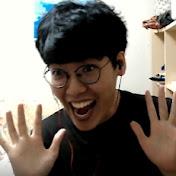
#> input picture Ggol.jpg, 176 x 176 px
$ python mopology.py
#> lines starting #> are read from the running program, lines starting #| are printed output that depends on the picture; after the words box and inside, x2 and y2 are one past the last pixel; in counts of white or black regions, pixels touching at a corner belong together
import cv2 as cv
import numpy as np
import matplotlib.pyplot as plt

img = cv.imread('Ggol.jpg')
#> img is the input picture: shape (176, 176, 3); mean B, G, R 102.6, 111.7, 119.9
t, bin_img = cv.threshold(img[:,:,2], 0, 255, cv.THRESH_OTSU)
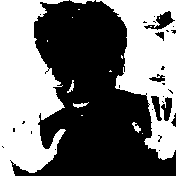
#> bin_img: shape (176, 176); 46.3% white; 15 white regions (9 under 20 px), largest, box (x1, y1, x2, y2) and area: (0, 0, 69, 176) 8090, (96, 0, 176, 160) 6050, (70, 0, 95, 4) 58, (73, 102, 89, 108) 46, (132, 122, 141, 133) 45, (67, 80, 74, 93) 36
#> t = 126
bin_img2 = cv.adaptiveThreshold(img[:,:,2], 255, cv.ADAPTIVE_THRESH_MEAN_C, cv.THRESH_BINARY, 31, 2)
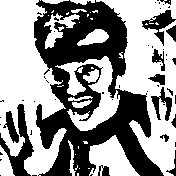
#> bin_img2: shape (176, 176); 57.7% white; 52 black regions (39 under 20 px), largest, box (x1, y1, x2, y2) and area: (34, 0, 164, 176) 10655, (0, 104, 34, 176) 809, (142, 10, 176, 46) 415

print(t)
#| 126.0
# cv.imshow('img', img[:,:,2])
# cv.imshow('bin_img', bin_img)
cv.imshow('bin_img2', bin_img2)

se = cv.getStructuringElement(cv.MORPH_DILATE, (5,5))
print(se)
b_dilation = cv.dilate(bin_img2, se, iterations=1)
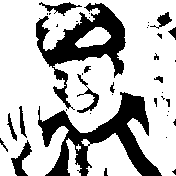
#> b_dilation: shape (176, 176); 73.7% white; 39 black regions (23 under 20 px), largest, box (x1, y1, x2, y2) and area: (38, 92, 162, 176) 3645, (36, 3, 126, 110) 3123, (11, 140, 32, 176) 296
cv.imshow('b_dilation', b_dilation)

b_erosion = cv.erode(bin_img2, se, iterations=1)
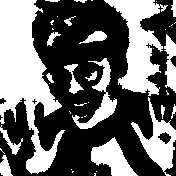
#> b_erosion: shape (176, 176); 41.1% white; 41 white regions (22 under 20 px), largest, box (x1, y1, x2, y2) and area: (0, 0, 65, 174) 5402, (104, 0, 168, 96) 2727, (131, 97, 176, 176) 1204
cv.imshow('b_erosion', b_erosion)

b_closing = cv.erode(b_dilation, se, iterations=1)
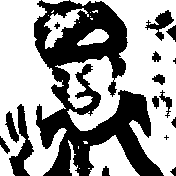
#> b_closing: shape (176, 176); 61.2% white; 16 black regions (2 under 20 px), largest, box (x1, y1, x2, y2) and area: (34, 0, 164, 176) 10130, (9, 104, 34, 176) 694, (145, 10, 174, 41) 329
cv.imshow('b_closing', b_closing)

cv.waitKey()
cv.destroyAllWindows()
